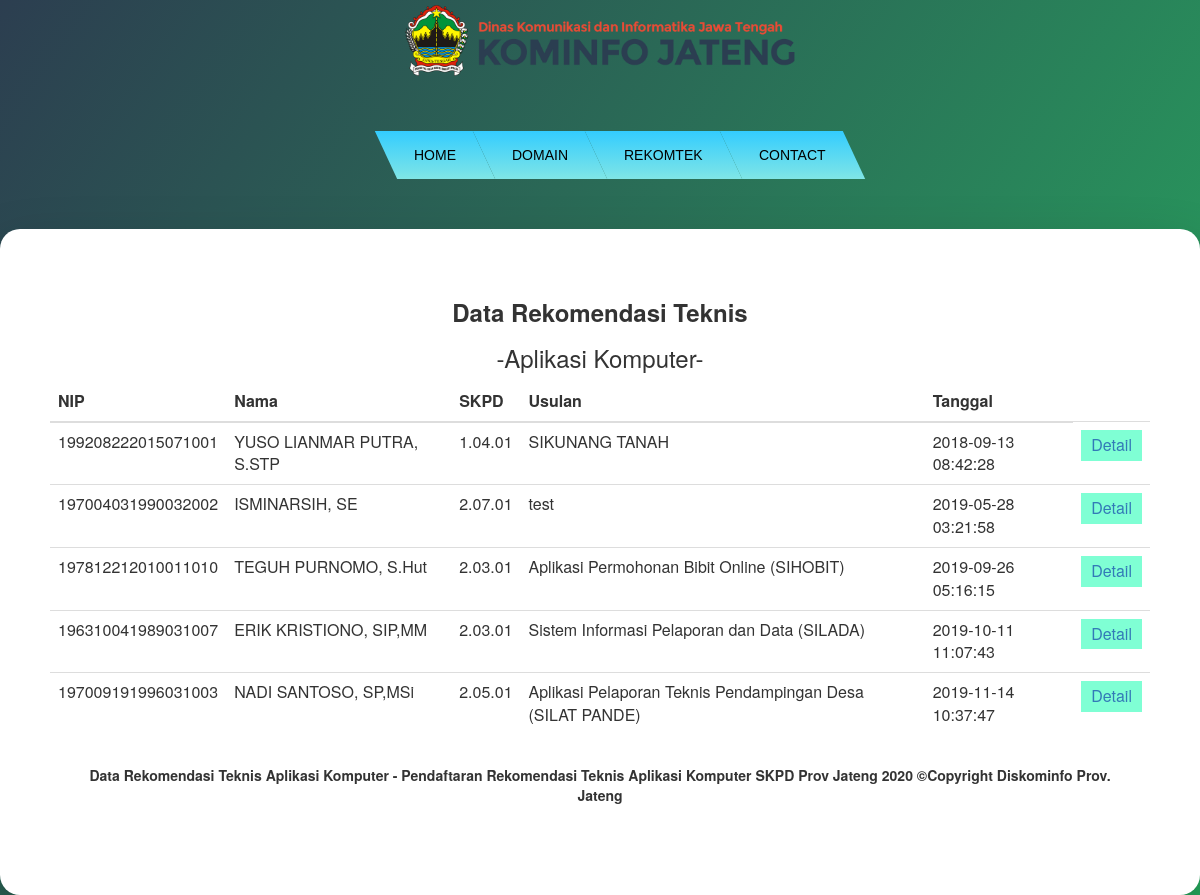
Page /index.php/view_rekomtek on the committed database.
### tables this page shows
CREATE TABLE `rekomtek_app` (
  `id_rekomtek` int(11) NOT NULL AUTO_INCREMENT,
  `nip` varchar(50) DEFAULT NULL,
  `nama` varchar(255) DEFAULT NULL,
  `skpd` varchar(50) DEFAULT NULL,
  `email` varchar(255) DEFAULT NULL,
  `usulan` text DEFAULT NULL,
  `biaya` double DEFAULT NULL,
  `pengembangan` text DEFAULT NULL,
  `tujuan` text DEFAULT NULL,
  `lingkup` text DEFAULT NULL,
  `filename` varchar(150) DEFAULT NULL,
  `status` int(1) DEFAULT 0 COMMENT '0 = Belum di Acc, 1 = Acc',
  `log` datetime DEFAULT NULL,
  `host` varchar(255) DEFAULT NULL,
  PRIMARY KEY (`id_rekomtek`)
);

### application/controllers/View_Rekomtek.php (called while the page is built, shortened)
<?php
class View_Rekomtek extends CI_Controller {
      function __construct(){
            $this->load->model('View_Rekomtek_Models');
      }
      public function index(){
            $x['data']=$this->View_Rekomtek_Models->show_domain();
            $this->load->view('view_rekomtek',$x);
      }
}

### index.php (called while the page is built, shortened)
<?php
require_once BASEPATH.'core/CodeIgniter.php';

### application/models/View_Rekomtek_Models.php (called while the page is built, shortened)
<?php
class View_Rekomtek_Models extends CI_Model{
      function show_domain(){
            $hasil=$this->db->query("SELECT * FROM rekomtek_app");
            return $hasil;
      }
}

### application/views/view_rekomtek.php (the view, shortened to what this page needs)
<html lang="id">
<head>
	<link rel="stylesheet" href="<?php echo base_url();?>assets/vendor/fontawesome/css/font-awesome.css" />
    <link rel="stylesheet" href="<?php echo base_url();?>assets/vendor/metisMenu/dist/metisMenu.css" />
    <link rel="stylesheet" href="<?php echo base_url();?>assets/vendor/animate.css/animate.css" />
    <link rel="stylesheet" href="<?php echo base_url();?>assets/vendor/bootstrap/dist/css/bootstrap.css" />
    <link rel="stylesheet" href="<?php echo base_url();?>assets/vendor/select2-3.5.2/select2.css" />
    <link rel="stylesheet" href="<?php echo base_url();?>assets/vendor/select2-bootstrap/select2-bootstrap.css" />
    <link rel="stylesheet" href="<?php echo base_url();?>assets/fonts/pe-icon-7-stroke/css/pe-icon-7-stroke.css" />
    <link rel="stylesheet" href="<?php echo base_url();?>assets/fonts/pe-icon-7-stroke/css/helper.css" />
    <link rel="stylesheet" href="<?php echo base_url();?>assets/styles/style.css">
	<link rel="stylesheet" href="<?php echo base_url();?>assets/css/bttn.css"/>
	<link rel="stylesheet" href="<?php echo base_url();?>assets/css/style.css"/>
	<link rel="stylesheet" href="<?php echo base_url();?>assets/css/back.css"/>
	<link rel="stylesheet" href="<?php echo base_url();?>assets/css/footer.css"/>
	<link rel="stylesheet" href="https://maxcdn.bootstrapcdn.com/bootstrap/3.4.1/css/bootstrap.min.css">
	<link rel="stylesheet" href="https://maxcdn.bootstrapcdn.com/font-awesome/4.5.0/css/font-awesome.min.css">
	<link rel="stylesheet" href="icono.min.css">
	<link rel="stylesheet" href="https://icono-49d6.kxcdn.com/icono.min.css">
</head>
<body>
<img src="<?php echo base_url(); ?>assets/img/logo.png">
	<ul class="menu cf">
  <li><a href="https://diskominfo.jatengprov.go.id/">Home</a></li>
  <li>
    <a href="#">Domain</a>
  </li>
  <li><a href="#">Rekomtek</a>
	</li>
  <li><a href="<?php echo base_url(); ?>index.php/view_contact">Contact</a></li>
</ul>
<div class="register-container">
    <div class="row">
        <div class="col-md-12">
            <div class="text-center m-b-md">
      <h3><b>Data Rekomendasi Teknis<b></h3>
	  <h3>-Aplikasi Komputer-</h3>
    <div>
    	<table class="table" id="mydata">
    		<thead>
                  <tr>
                        <th>NIP</th>
                        <th>Nama</th>
                        <th>SKPD</th>
                        <th>Usulan</th>
						<th>Tanggal</th>
						<td></td>
                  </tr>
            </thead>
    		<?php
    			foreach($data->result_array() as $i):
				$id_rekomtek=$i['id_rekomtek'];
                $nip=$i['nip'];
                $nama=$i['nama'];
                $skpd=$i['skpd'];
				$usulan=$i['usulan'];
				$log=$i['log'];
    		 ?>
    		 	<tr>
                        <td><?php echo $nip;?> </td>
                        <td><?php echo $nama;?> </td>
                        <td><?php echo $skpd;?> </td>
						<td><?php echo $usulan;?> </td>
						<td><?php echo $log;?> </td>
						<td><button class="bttn-fill bttn-sm bttn-primary"><a href="view_detail_rekomtek/?id=<?php echo $id_rekomtek?>">Detail</a></button></td>
                </tr>
				      </div>
				    </div>
				  </div>
				</div>
    		 <?php
    		 	endforeach;
    		 ?>
<div class="content">
<footer class="container-fluid bg-4 text-center">
  <p class="copyright"><strong>Data Rekomendasi Teknis Aplikasi Komputer</strong>
  - Pendaftaran Rekomendasi Teknis Aplikasi Komputer SKPD Prov Jateng <?php echo date('Y');?> &copy;Copyright Diskominfo Prov. Jateng</p>
</footer>
</div>
</body>
</html>

### assets/styles/style.css (style rules this page uses)
.m-b-md { margin-bottom: 20px }
.table > thead > tr > th { border-bottom: 1px solid #ddd }
.register-container { width: 1200px; margin: auto; padding-top: 6%; -webkit-border-radius: 20px 20px 20px 20px; border-radius: 20px 20px 20px 20px; padding: 30px; padding: 50px; background: #fff; -webkit-box-shadow: 0 30px 60px 0 rgba(0,0,0,0.3); box-shadow: 0 30px 60px 0 rgba(0,0,0,0.3); text-align: center; }
h1, .h1, h2, .h2, h3, .h3 { margin-top: 10px; margin-bottom: 10px; font-weight: 200 }
html { margin: 0; padding: 0; height: 100%; overflow-x: hidden !important }
body { padding: 0; height: 100% }
.content { padding: 25px 40px 40px 40px; min-width: 320px }
.table > thead > tr > th { border-bottom: none }
a { cursor: pointer; color: #34495e }

### assets/css/bttn.css (style rules this page uses)
.bttn-primary, .bttn, .bttn-lg, .bttn-md, .bttn-sm, .bttn-xs { color: #1d89ff; }
.bttn, .bttn-lg, .bttn-md, .bttn-sm, .bttn-xs { margin: 0; padding: 0; border-width: 0; border-color: transparent; background: transparent; font-weight: 400; cursor: pointer; position: relative; }
.bttn-sm { padding: 4px 10px; font-size: 16px; font-family: inherit; }
.bttn-fill { margin: 0; padding: 0; border-width: 0; border-color: transparent; background: transparent; font-weight: 400; cursor: pointer; position: relative; font-size: 20px; font-family: inherit; padding: 5px 12px; z-index: 0; border: none; background: #fff; color: #7FFFD4; -webkit-transition: all 0.3s cubic-bezier(0.02, 0.01, 0.47, 1); transition: all 0.3s cubic-bezier(0.02, 0.01, 0.47, 1); }
.bttn-fill:before { position: absolute; bottom: 0; left: 0; width: 100%; height: 100%; background: #7FFFD4; content: ''; opacity: 0; -webkit-transition: opacity 0.15s ease-out, -webkit-transform 0.15s ease-out; transition: opacity 0.15s ease-out, -webkit-transform 0.15s ease-out; transition: transform 0.15s ease-out, opacity 0.15s ease-out; transition: transform 0.15s ease-out, opacity 0.15s ease-out, -webkit-transform 0.15s ease-out; z-index: -1; -webkit-transform: scaleX(0); transform: scaleX(0); }
.bttn-fill.bttn-sm { padding: 4px 10px; font-size: 16px; font-family: inherit; }
.bttn-fill.bttn-primary { background: #7FFFD4; color: #fff; }
.bttn-fill.bttn-primary:before { background: #fff; }

### assets/css/style.css (style rules this page uses)
body { margin: 0; font-family: Helvetica, sans-serif; background-image: url('/assets/images/logojateng.pgn'); ; }
a { color: #FFFFFF; }

### assets/css/back.css (style rules this page uses)
html { height: 100%; }
body { background: ''; margin: 0; padding: 0; font-family: "montserrat"; background-image: linear-gradient(125deg,#2c3e50,#27ae60,#2980b9,#e74c3c,#8e44ad); background-size: 400% 400%; animation: bganimation 15s infinite; }
.cf:before, .cf:after { content:" "; display: table; }
.cf:after { clear: both; }
.cf { *zoom: 1; }
.menu { list-style:none; margin: 50px auto; width: 800px; width: -moz-fit-content; width: -webkit-fit-content; width: fit-content; }
.menu > li { background: linear-gradient(#33ccff,#3bcffc,#42d1fa,#4ad4f7,#52d6f5,#59d9f2,#61dbf0,#69deed,#70e0eb,#78e3e8,#80e6e6); float: left; position: relative; -webkit-transform: skewX(25deg); }
.menu a { display: block; color: #000000; text-transform: uppercase; text-decoration: none; font-family: Arial, Helvetica; font-size: 14px; }
.menu > li > a { -webkit-transform: skewX(-25deg); padding: 1em 2em; }
img { margin-left:auto; margin-right:auto; display:block; padding: 5px ; width: 400px; }

### assets/css/footer.css (style rules this page uses)
* { margin: 0px auto; }
html,body { height: 100%; }
.content { padding: 10px; }

### rows in the picture
rekomtek_app: nip "199208222015071001", nama "YUSO LIANMAR PUTRA, S.STP", skpd "1.04.01", usulan "SIKUNANG TANAH", log "2018-09-13 08:42:28"
rekomtek_app: nip "197004031990032002", nama "ISMINARSIH, SE", skpd "2.07.01", usulan "test", log "2019-05-28 03:21:58"
rekomtek_app: nip "197812212010011010", nama "TEGUH PURNOMO, S.Hut", skpd "2.03.01", usulan "Aplikasi Permohonan Bibit Online (SIHOBIT)", log "2019-09-26 05:16:15"
rekomtek_app: nip "196310041989031007", nama "ERIK KRISTIONO, SIP,MM", skpd "2.03.01", usulan "Sistem Informasi Pelaporan dan Data (SILADA)", log "2019-10-11 11:07:43"
rekomtek_app: nip "197009191996031003", nama "NADI SANTOSO, SP,MSi", skpd "2.05.01", usulan "Aplikasi Pelaporan Teknis Pendampingan Desa (SILAT PANDE)", log "2019-11-14 10:37:47"
